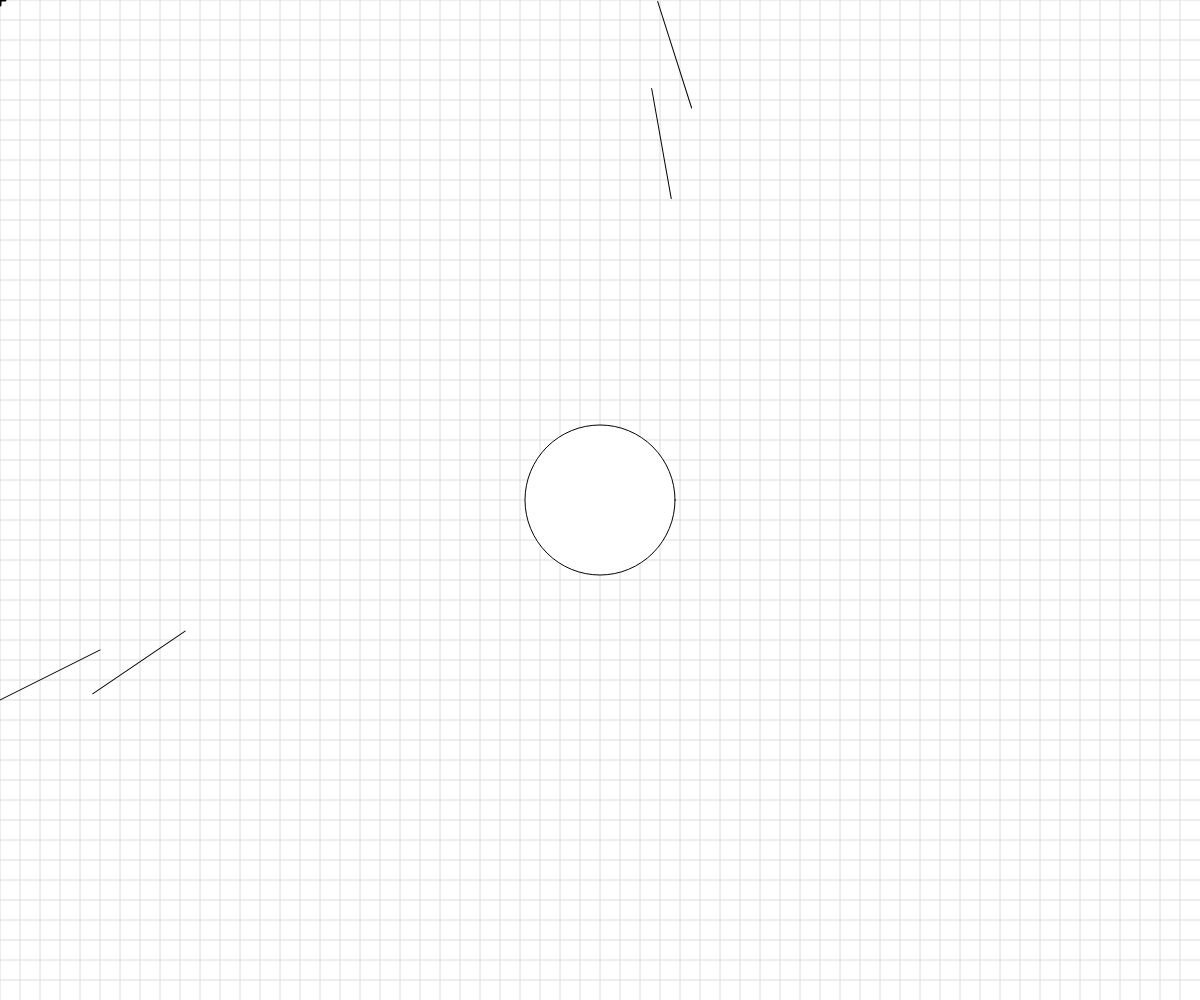
Frame 1 (no input)
Frame 60 (no input): identical to frame 1, image omitted
Frame 120 (the mouse pressed at the canvas centre since frame 60): identical to frame 1, image omitted

The p5.js sketch that drew this single still picture (run headless with seeded random() and noise() and a simulated clock; from frame 60 on, the mouse is pressed at the canvas centre):

// p5.js sketch
// ── sketch.js
// Basic Transformations Sandbox


let originalSpacing = 20;


function setup() {
  createCanvas(windowWidth, windowHeight);
}

function draw() {
  background(255);
  drawBasicGrid(220);


  //transformation one: TRANSLATION
  // push();
  // translate(150,50);
  // drawBasicGrid(150);

 

  //add push()  pop()




  //transformation two: SCALE
  // rectangleRed(40,0);

  // let scaleamount = 2.5;
  // translate(140,140);
  // scale(scaleamount);
  // drawBasicGrid(100);
  // rectangleBlue(100,100);



  //transformation three: ROTATION
  //reminder: rotations are measured in radians, not degrees! Functions can help with the conversion...
  // angleMode(DEGREES);
  // rotate(45);
  // translate(200,0); 
  // drawBasicGrid(100);
  // face(200,0);

  //Combinations of Transformations

  circle(windowWidth/2,windowHeight/2,150);
  let angle = 0;
  while(angle < 45){
    push();
    rotate(angle);
    line(100,650,0,700);
    pop();
    angle += 5;
  }
}


function face(x, y) {
  //draw a face at x,y
  push();
  translate(x,y);
  ellipseMode(CENTER);
  fill(200,200,0);
  stroke(0);
  ellipse(0,0,80,80);
  fill(90, 140, 30, 220);
  triangle(-20, 20, 20, 20, 0, 30);
  fill(0);
  ellipse(-25,0,10,10);
  ellipse(25,0,10,10);
  strokeWeight(5);
  line(-30,-10,30,-10);
  strokeWeight(1);
  pop();

}

function rectangleRed(x, y) {
  //draw a red rectangle at x,y (sized 50 pixels square) - to visualize what happens to the coordinate system
  //when different basic transformations are applied.
  noStroke();
  fill(255, 0, 0, 150);
  rect(x, y, 50, 50);

}

function rectangleBlue(x, y) {
  //draw a red rectangle at x,y (sized 50 pixels square) - to visualize what happens to the coordinate system
  //when different basic transformations are applied.
  noStroke();
  fill(0, 0, 255, 150);
  rect(x, y, 50, 50);

}

function drawBasicGrid(shade) {
  //draw the normal cartesian Coordinate Grid, in a light color. Spaced at 20 px by default
  stroke(shade);
  for (let x = 0; x < width; x += 20) {
    line(x, 0, x, height);
  }
  for (let y = 0; y < height; y += 20) {
    line(0, y, width, y);
  }

  //Draw "X" at the origin
  strokeWeight(3);
  stroke(0);
  line(-5,0,5,0);
  line(0,5,0,-5);
  strokeWeight(1);
}
